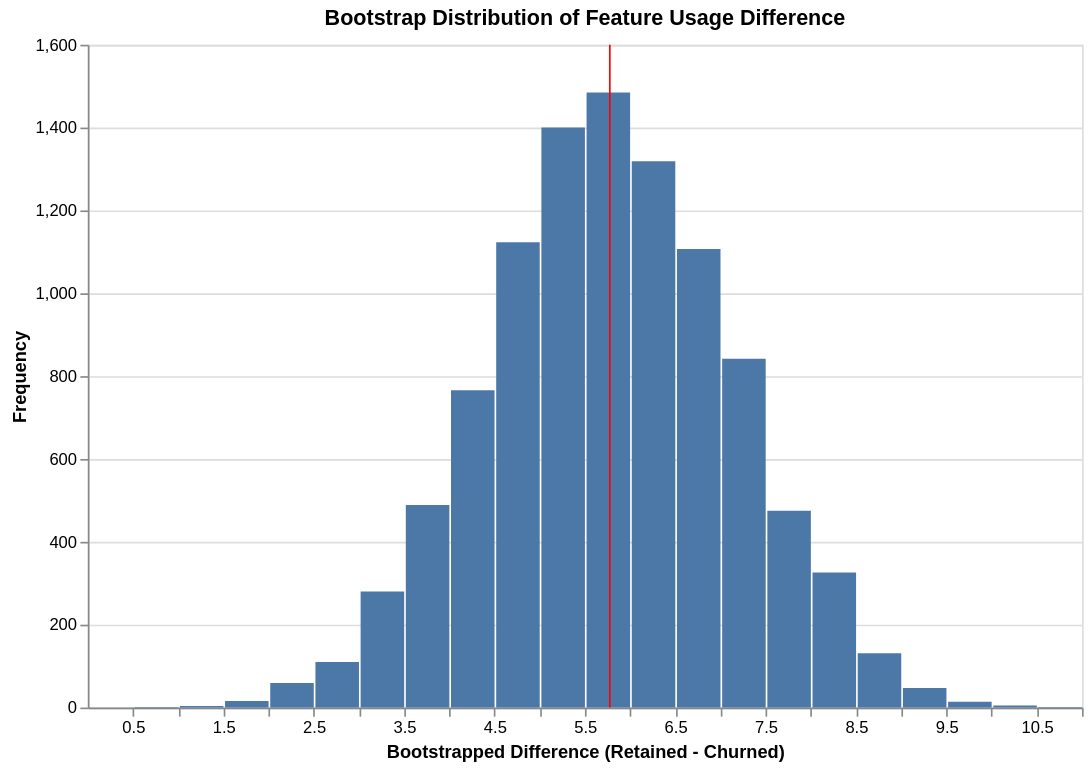

Notebook code for this chart:
### Markdown cell above
**Interpretation**  
We are 95% confident that retained customers have **3.0 to 8.5 points higher** feature usage scores on average.  

**Practical significance**: A ~3–8 point gap is meaningful — even closing half of it (e.g. via targeted onboarding) could meaningfully reduce churn in low-usage segments.  

**Effect size (Cohen’s d approximate)**: ~0.35–0.55 (moderate), reinforcing that usage is a practically important differentiator.

### Code cell
# Cell 13: Bootstrap distribution (Altair)
import sys
!{sys.executable} -m pip install "vegafusion[embed]>=1.5.0" "vl-convert-python>=1.6.0"

alt.data_transformers.enable("vegafusion")



boot_df = pd.DataFrame({'diff': boot_diffs})

alt.Chart(boot_df).mark_bar().encode(
    x=alt.X('diff:Q', bin=alt.Bin(maxbins=40), title='Bootstrapped Difference (Retained - Churned)'),
    y=alt.Y('count()', title='Frequency')
).properties(
    title='Bootstrap Distribution of Feature Usage Difference',
    width=600,
    height=400
) + alt.Chart(pd.DataFrame({'x': [observed_diff]})).mark_rule(color='red').encode(x='x:Q')

### Figure 1 — Vega specification as saved in the notebook (floating-point values rounded to 4 significant figures)
{"$schema": "https://vega.github.io/schema/vega/v5.json", "data": [{"name": "source_0", "values": [{"__count": 1123, "bin_maxbins_40_diff": 4.5, "bin_maxbins_40_diff_end": 5.0}, {"__count": 1319, "bin_maxbins_40_diff": 6.0, "bin_maxbins_40_diff_end": 6.5}, {"__count": 326, "bin_maxbins_40_diff": 8.0, "bin_maxbins_40_diff_end": 8.5}, {"__count": 1107, "bin_maxbins_40_diff": 6.5, "bin_maxbins_40_diff_end": 7.0}, {"__count": 280, "bin_maxbins_40_diff": 3.0, "bin_maxbins_40_diff_end": 3.5}, {"__count": 131, "bin_maxbins_40_diff": 8.5, "bin_maxbins_40_diff_end": 9.0}, {"__count": 766, "bin_maxbins_40_diff": 4.0, "bin_maxbins_40_diff_end": 4.5}, {"__count": 1485, "bin_maxbins_40_diff": 5.5, "bin_maxbins_40_diff_end": 6.0}, {"__count": 1400, "bin_maxbins_40_diff": 5.0, "bin_maxbins_40_diff_end": 5.5}, {"__count": 842, "bin_maxbins_40_diff": 7.0, "bin_maxbins_40_diff_end": 7.5}, {"__count": 5, "bin_maxbins_40_diff": 10.0, "bin_maxbins_40_diff_end": 10.5}, {"__count": 489, "bin_maxbins_40_diff": 3.5, "bin_maxbins_40_diff_end": 4.0}, {"__count": 110, "bin_maxbins_40_diff": 2.5, "bin_maxbins_40_diff_end": 3.0}, {"__count": 475, "bin_maxbins_40_diff": 7.5, "bin_maxbins_40_diff_end": 8.0}, {"__count": 14, "bin_maxbins_40_diff": 9.5, "bin_maxbins_40_diff_end": 10.0}, {"__count": 59, "bin_maxbins_40_diff": 2.0, "bin_maxbins_40_diff_end": 2.5}, {"__count": 47, "bin_maxbins_40_diff": 9.0, "bin_maxbins_40_diff_end": 9.5}, {"__count": 4, "bin_maxbins_40_diff": 1.0, "bin_maxbins_40_diff_end": 1.5}, {"__count": 16, "bin_maxbins_40_diff": 1.5, "bin_maxbins_40_diff_end": 2.0}, {"__count": 1, "bin_maxbins_40_diff": 0.5, "bin_maxbins_40_diff_end": 1.0}, {"__count": 1, "bin_maxbins_40_diff": 10.5, "bin_maxbins_40_diff_end": 11.0}]}, {"name": "source_1", "values": [{"x": 5.776}]}, {"name": "source_0_y_domain___count", "values": [{"min": 1, "max": 1485}]}], "signals": [{"name": "layer_0_bin_maxbins_40_diff_bins", "value": {"fields": ["diff"], "fname": "bin_diff", "start": 0.5, "step": 0.5, "stop": 11.0}}], "marks": [{"type": "rect", "name": "layer_0_marks", "from": {"data": "source_0"}, "encode": {"update": {"y": {"field": "__count", "scale": "y"}, "x2": {"field": "bin_maxbins_40_diff", "scale": "x", "offset": {"signal": "0.5 + (abs(scale(\"x\", datum[\"bin_maxbins_40_diff_end\"]) - scale(\"x\", datum[\"bin_maxbins_40_diff\"])) < 0.25 ? -0.5 * (0.25 - (abs(scale(\"x\", datum[\"bin_maxbins_40_diff_end\"]) - scale(\"x\", datum[\"bin_maxbins_40_diff\"])))) : 0.5)"}}, "fill": {"value": "#4c78a8"}, "x": {"field": "bin_maxbins_40_diff_end", "scale": "x", "offset": {"signal": "0.5 + (abs(scale(\"x\", datum[\"bin_maxbins_40_diff_end\"]) - scale(\"x\", datum[\"bin_maxbins_40_diff\"])) < 0.25 ? 0.5 * (0.25 - (abs(scale(\"x\", datum[\"bin_maxbins_40_diff_end\"]) - scale(\"x\", datum[\"bin_maxbins_40_diff\"])))) : -0.5)"}}, "y2": {"value": 0, "scale": "y"}}}, "style": ["bar"]}, {"type": "rule", "name": "layer_1_marks", "from": {"data": "source_1"}, "encode": {"update": {"y": {"value": 0}, "stroke": {"value": "red"}, "y2": {"field": {"signal": null, "datum": null, "group": "height", "parent": null}}, "x": {"field": "x", "scale": "x"}}}, "style": ["rule"]}], "scales": [{"name": "x", "type": "linear", "domain": {"fields": [{"signal": "[layer_0_bin_maxbins_40_diff_bins.start, layer_0_bin_maxbins_40_diff_bins.stop]"}, {"data": "source_1", "field": "x"}]}, "range": [0, {"signal": "width"}], "bins": {"signal": "layer_0_bin_maxbins_40_diff_bins"}, "zero": false, "nice": true}, {"name": "y", "type": "linear", "domain": [{"signal": "(data(\"source_0_y_domain___count\")[0] || {}).min"}, {"signal": "(data(\"source_0_y_domain___count\")[0] || {}).max"}], "range": [{"signal": "height"}, 0], "zero": true, "nice": true}], "axes": [{"scale": "y", "gridScale": "x", "domain": false, "maxExtent": 0, "grid": true, "labels": false, "aria": false, "minExtent": 0, "zindex": 0, "tickCount": {"signal": "ceil(height/40)"}, "orient": "left", "ticks": false}, {"scale": "x", "labelFlush": true, "tickCount": {"signal": "ceil(width/10)"}, "zindex": 0, "orient": "bottom", "labelOverlap": true, "grid": false, "title": "Bootstrapped Difference (Retained - Churned)"}, {"scale": "y", "title": "Frequency", "grid": false, "orient": "left", "labelOverlap": true, "tickCount": {"signal": "ceil(height/40)"}, "zindex": 0}], "title": {"text": "Bootstrap Distribution of Feature Usage Difference", "frame": "group"}, "height": 400, "width": 600, "background": "white", "style": "cell", "padding": 5}
